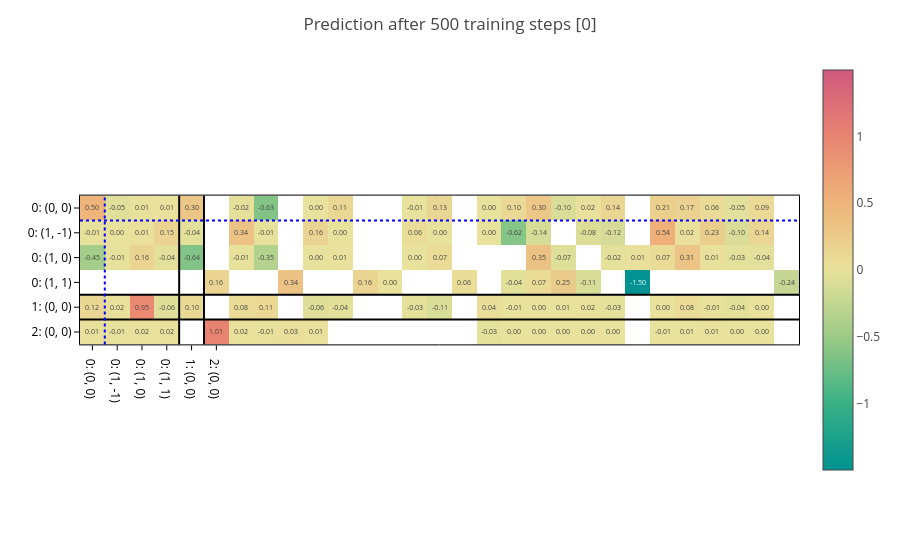

Notebook cell for this chart:
### Code cell
plot_matrices(data, [config],
              predictions={"node_labels": final_node_labels, "edge_labels": final_edge_labels},
            title=f"Prediction after 500 training steps", show=True)

### Figure 1 — Plotly figure (JSON) as saved in the notebook; plotly's stock layout.template omitted (floating-point values rounded to 4 significant figures; data arrays with more than 128 entries replaced by an {"elided": "..."} marker saying what was removed)
{"data": [{"coloraxis": "coloraxis", "hovertemplate": "x: %{x}<br>y: %{y}<br>color: %{z}<extra></extra>", "name": "0", "texttemplate": "%{z:.2f}", "type": "heatmap", "xaxis": "x", "yaxis": "y", "z": {"elided": "6x29 float values"}}], "layout": {"coloraxis": {"cmid": 0, "colorscale": [[0, "rgb(0, 147, 146)"], [0.1667, "rgb(57, 177, 133)"], [0.3333, "rgb(156, 203, 134)"], [0.5, "rgb(233, 226, 156)"], [0.6667, "rgb(238, 180, 121)"], [0.8333, "rgb(232, 132, 113)"], [1, "rgb(207, 89, 126)"]]}, "margin": {"t": 60}, "shapes": [{"line": {"color": "black"}, "type": "line", "x0": 0, "x1": 1, "xref": "x domain", "y0": 3.5, "y1": 3.5, "yref": "y"}, {"line": {"color": "black"}, "type": "line", "x0": 3.5, "x1": 3.5, "xref": "x", "y0": 0, "y1": 1, "yref": "y domain"}, {"line": {"color": "black"}, "type": "line", "x0": 0, "x1": 1, "xref": "x domain", "y0": 4.5, "y1": 4.5, "yref": "y"}, {"line": {"color": "black"}, "type": "line", "x0": 4.5, "x1": 4.5, "xref": "x", "y0": 0, "y1": 1, "yref": "y domain"}, {"line": {"color": "blue", "dash": "dot"}, "type": "line", "x0": 0, "x1": 1, "xref": "x domain", "y0": 0.5, "y1": 0.5, "yref": "y"}, {"line": {"color": "blue", "dash": "dot"}, "type": "line", "x0": 0.5, "x1": 0.5, "xref": "x", "y0": 0, "y1": 1, "yref": "y domain"}], "title": {"text": "Prediction after 500 training steps [0]"}, "xaxis": {"anchor": "y", "constrain": "domain", "domain": [0, 1], "scaleanchor": "y", "ticktext": ["0: (0, 0)", "0: (1, -1)", "0: (1, 0)", "0: (1, 1)", "1: (0, 0)", "2: (0, 0)"], "tickvals": [0, 1, 2, 3, 4, 5]}, "yaxis": {"anchor": "x", "autorange": "reversed", "constrain": "domain", "domain": [0, 1], "ticktext": ["0: (0, 0)", "0: (1, -1)", "0: (1, 0)", "0: (1, 1)", "1: (0, 0)", "2: (0, 0)"], "tickvals": [0, 1, 2, 3, 4, 5]}}}
